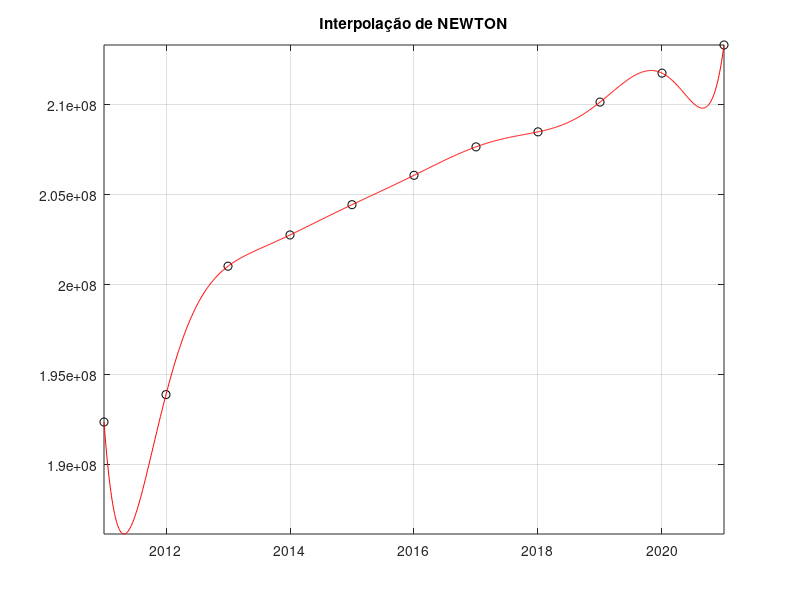

The MATLAB source for this figure:
% INTERPOLAÇÃO DE NEWTON
% AUTOR: LUCAS VIEIRA MONTEIRO ; MATRICULA = 20212610030

clc, clear all, close all, format long

Pontos = [%2009,191480630;
          2011,192379287;
          2012,193904015;
          2013,201032714;
          2014,202768562;
          2015,204450049;
          2016,206081432;
          2017,207660929;
          2018,208494900;
          2019,210147125;
          2020,211755692;
          2021,213317639];


##Pontos = [0,0;
##    0.2618,1.0353;
##    0.5236, 2.0000;
##    0.7854, 2.8284;
##    1.0472, 3.4641;
##    1.3090, 3.8637];

##Pontos = [2.4,11.2;
##          2.6,13.46;
##          2.8,16.44;
##          3.0,20.08;
##          3.2,24.53;
##          3.4,29.96;
##          3.6,36.59;
##          3.8,44.70];

##Pontos = [0.2618,1.0353; 0.5236,2; 0.7854, 2.8284 ; 1.0472, 3.4642];

##Pontos = [ 0,1.35 ; 1 , 2.94 ];
##Pontos = [ 0, 1.011 ; 0.5 , 1.636 ; 1 , 11.011; 1.5 , 51.636];
N = length(Pontos);

for L = 1 : N

  Xd(L) = Pontos(L,1);
  Yd(L) = Pontos(L,2);

end

%calculando diferenças divididas

%ordem 0
ddY0 = Yd;


%ordem 1
u = N-1;
for i = 1: u
   ddY(i,1) = (ddY0(i+1) - ddY0(i))./(Xd(i+1) - Xd(i));
end
u = u - 1;
%ordem n
for ord = 2: N-1

  for i = 1: u
    ddY(i,ord) = (ddY(i+1,ord-1) - ddY(i,ord-1))./(Xd(i+ord) - Xd(i));
  end
  u = u - 1;
end

%%x = min(Xd):0.5:max(Xd);
%% calculando todos os pontos

x = linspace(min(Xd),max(Xd),1000);
for K = 1 : length(x)
  y(K) = 0;
  %for - somatorio
  for i = 1 : N-1
    produt = 1;
    %for - produtorio
    for j = 1 : i
      produt = produt*(x(K) - Xd(j));
    end
    %diferença dividida de ordem i

    y(K) = y(K) + produt*ddY(1,i);
  end
  y(K) = y(K) + ddY0(1);
end




plot(Xd,Yd,'ko',x,y,'r-');
##Fig=figure(1);
##ax=axes;
##a=plot(Xd,Yd,'ko',x,y,'r-');
##set(a,'MarkerSize',9,'Linewidth',1);
##L(1)=legend('pontos dos dados','pontos interpolados');
title('Interpolação de NEWTON')
##L(2)=xlabel('x'); L(3)=ylabel('y');
##set(L,'fontsize',35);set(ax,'fontsize',30);
##set(L(1),'Box','Off','Location','NorthWest','fontsize',25);

axis([x(1) x(length(x)) min(y) max(y)]);
grid on



